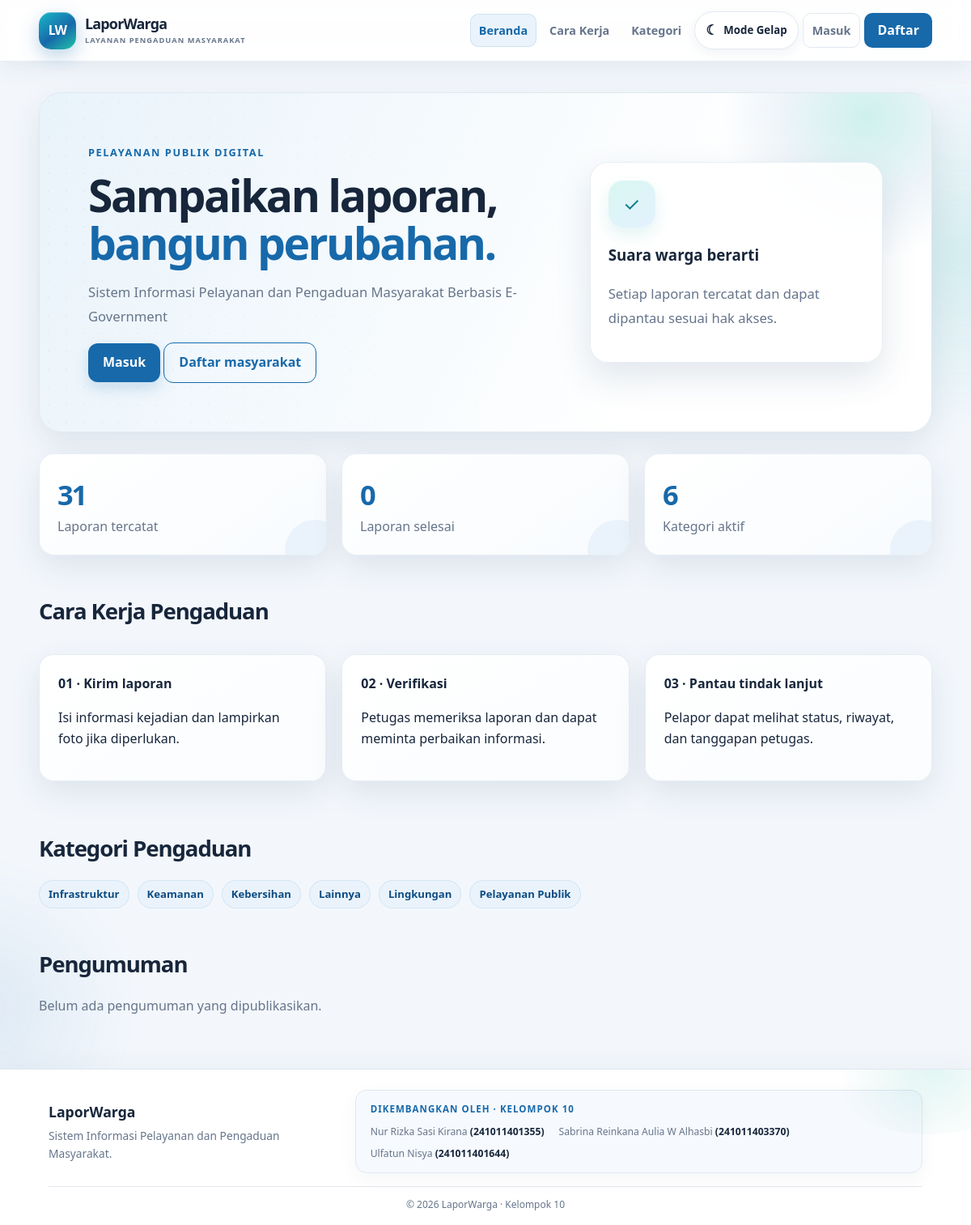
The page / on the database its author committed.
### tables this page shows
CREATE TABLE `app_settings` (
  `id_setting` int(10) UNSIGNED NOT NULL,
  `kunci` varchar(100) NOT NULL,
  `nilai` text DEFAULT NULL,
  `updated_at` timestamp NOT NULL DEFAULT current_timestamp() ON UPDATE current_timestamp()
);

CREATE TABLE `categories` (
  `id_kategori` int(10) UNSIGNED NOT NULL,
  `nama_kategori` varchar(100) NOT NULL,
  `deskripsi` varchar(255) DEFAULT NULL,
  `status_kategori` tinyint(1) NOT NULL DEFAULT 1,
  `created_at` timestamp NOT NULL DEFAULT current_timestamp()
);

### index.php (the view, shortened to what this page needs)
<?php
require_once __DIR__ . '/includes/functions.php';
$pdo = db();
$total = (int) $pdo->query(
    "SELECT COUNT(*)
     FROM reports
     WHERE status <> 'Ditolak'"
)->fetchColumn();
$done = (int) $pdo->query(
    "SELECT COUNT(*)
     FROM reports
     WHERE status = 'Selesai'"
)->fetchColumn();
$cats = $pdo->query(
    "SELECT nama_kategori
     FROM categories
     WHERE status_kategori = 1
     ORDER BY nama_kategori"
)->fetchAll();
$settings = [
    'nama_aplikasi' => 'LaporWarga',
    'kontak_layanan' => '',
    'deskripsi_beranda' =>
        'LaporWarga membantu masyarakat menyampaikan pengaduan lingkungan dan memantau tindak lanjut secara transparan.'
];
try {
    $query = $pdo->query(
        'SELECT kunci, nilai FROM app_settings'
    );
    foreach ($query as $setting) {
        $settings[$setting['kunci']] = $setting['nilai'];
    }
} catch (Throwable $e) {
}
$news = $pdo->query(
    "SELECT judul, isi, created_at
     FROM announcements
     WHERE status = 'Publikasi'
     ORDER BY created_at DESC
     LIMIT 4"
)->fetchAll();
?>
<section class="hero">
    <div>
        <span class="eyebrow">
            Pelayanan publik digital
        </span>
        <h1>
            Sampaikan laporan,
            <em>bangun perubahan.</em>
        </h1>
        <p>
            <?= e(
                $settings['deskripsi_beranda']
                ?? 'LaporWarga membantu masyarakat menyampaikan pengaduan lingkungan dan memantau tindak lanjut secara transparan.'
            ) ?>
        </p>
        <a class="btn" href="login.php">
            Masuk
        </a>
        <a class="btn outline" href="register.php">
            Daftar masyarakat
        </a>
    </div>
    <div class="hero-card">
        <div class="hero-icon">✓</div>
        <h3>Suara warga berarti</h3>
        <p>
            Setiap laporan tercatat dan dapat dipantau
            sesuai hak akses.
        </p>
    </div>
</section>
<section class="stats">
    <div class="stat">
        <b><?= number_format($total) ?></b>
        <span>Laporan tercatat</span>
    </div>
    <div class="stat">
        <b><?= number_format($done) ?></b>
        <span>Laporan selesai</span>
    </div>
    <div class="stat">
        <b><?= count($cats) ?></b>
        <span>Kategori aktif</span>
    </div>
</section>
<section class="section" id="cara-kerja">
    <h2>Cara Kerja Pengaduan</h2>
    <div class="cards">
        <article class="card">
            <b>01 · Kirim laporan</b>
            <p>
                Isi informasi kejadian dan lampirkan
                foto jika diperlukan.
            </p>
        </article>
        <article class="card">
            <b>02 · Verifikasi</b>
            <p>
                Petugas memeriksa laporan dan dapat
                meminta perbaikan informasi.
            </p>
        </article>
        <article class="card">
            <b>03 · Pantau tindak lanjut</b>
            <p>
                Pelapor dapat melihat status, riwayat,
                dan tanggapan petugas.
            </p>
        </article>
    </div>
</section>
<section class="section" id="kategori">
    <h2>Kategori Pengaduan</h2>
    <div class="chips">
        <?php foreach ($cats as $c): ?>
            <span class="chip">
                <?= e($c['nama_kategori']) ?>
            </span>
        <?php endforeach; ?>
    </div>
</section>
<section class="section">
    <h2>Pengumuman</h2>
    <?php if (!$news): ?>
        <p class="muted">
            Belum ada pengumuman yang dipublikasikan.
        </p>
    <?php endif; ?>
</section>

### assets/css/dashboard.css (style rules this page uses)
.stats .stat { min-height:100px }

### rows shown on the page
app_settings: nilai "Sistem Informasi Pelayanan dan Pengaduan Masyarakat Berbasis E-Government"
categories: nama_kategori "Infrastruktur"
categories: nama_kategori "Keamanan"
categories: nama_kategori "Kebersihan"
categories: nama_kategori "Lainnya"
categories: nama_kategori "Lingkungan"
categories: nama_kategori "Pelayanan Publik"

### other values the page prints
$item[0] "Beranda"
$item[0] "Cara Kerja"
$item[0] "Kategori"
$total "31"
$done "0"
count($cats) "6"
